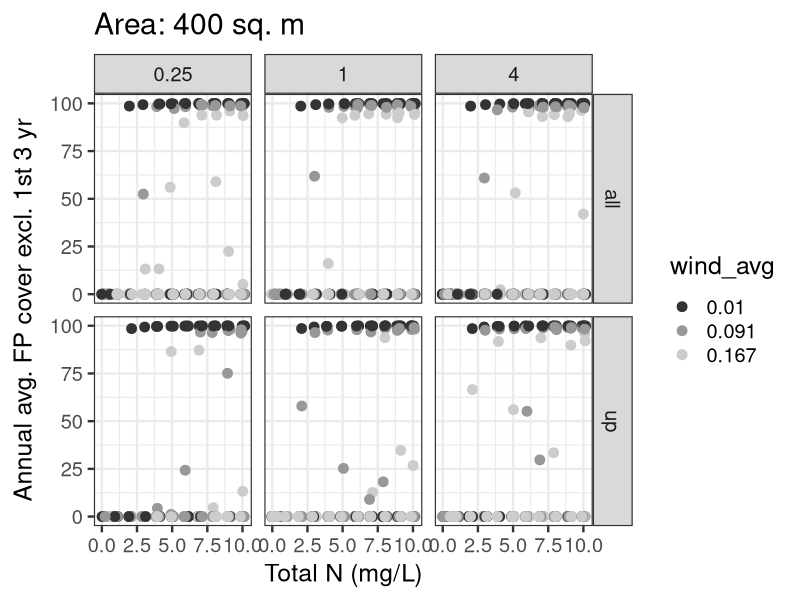
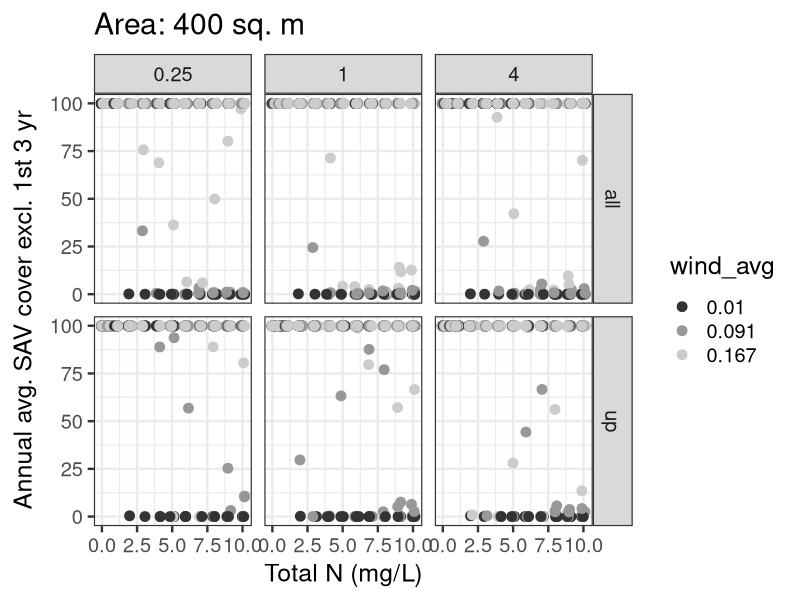
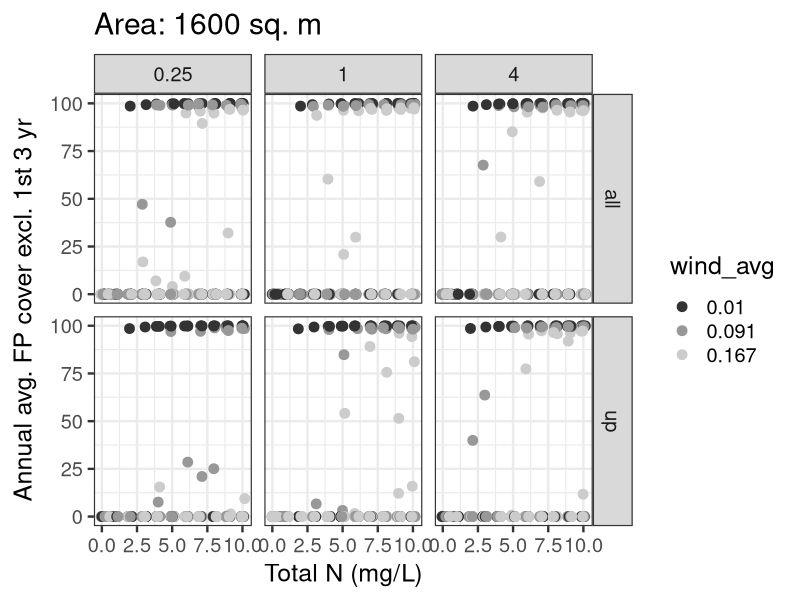
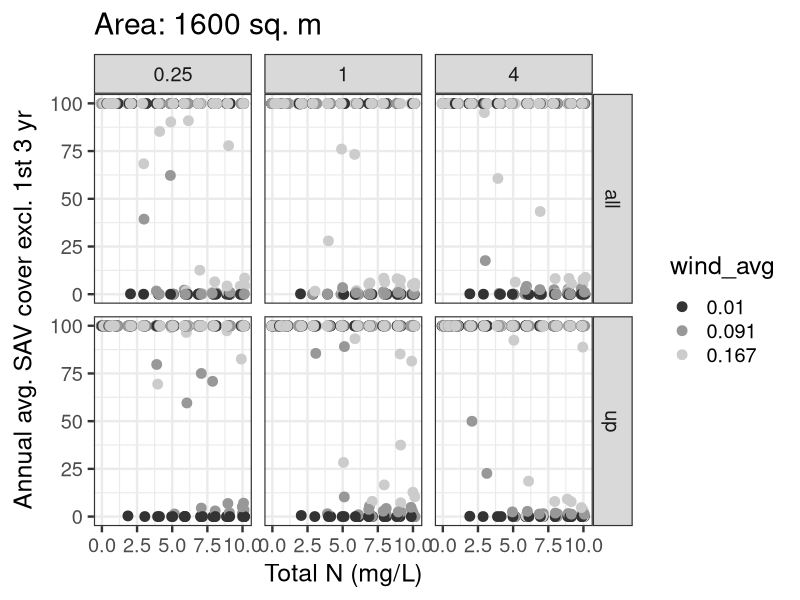
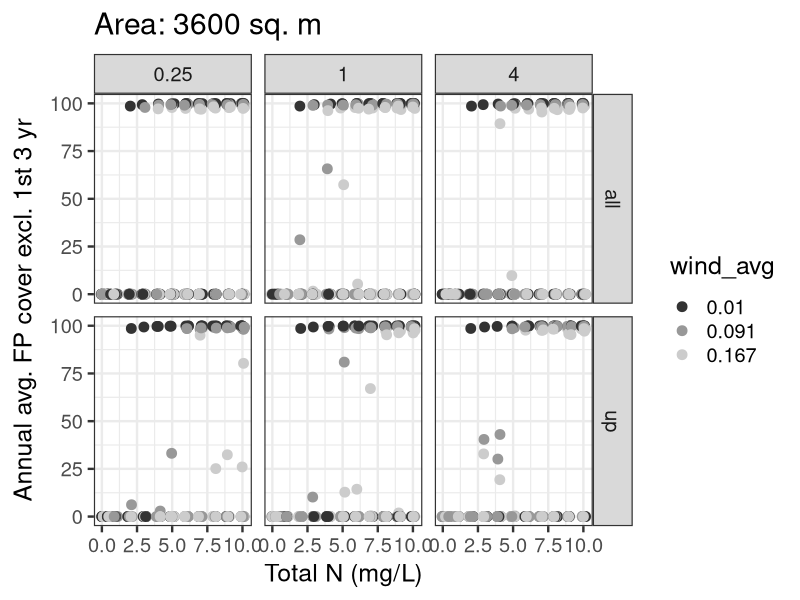
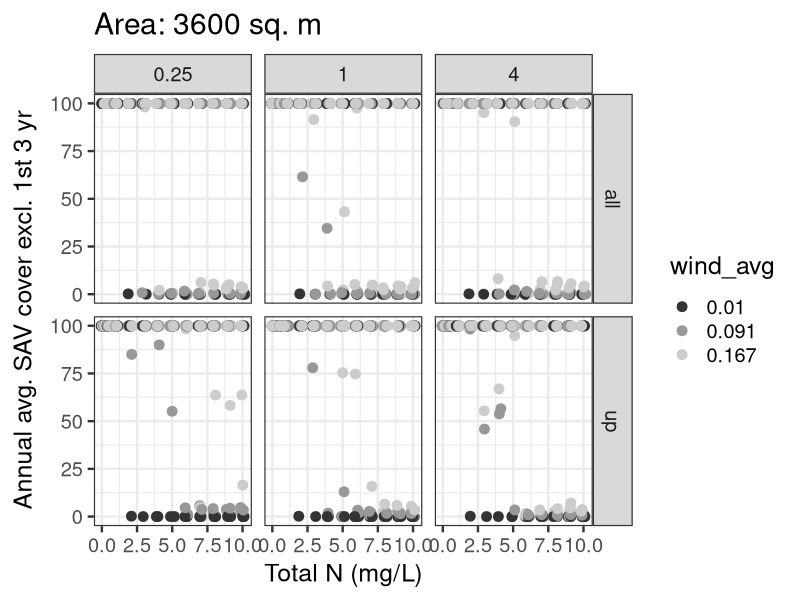
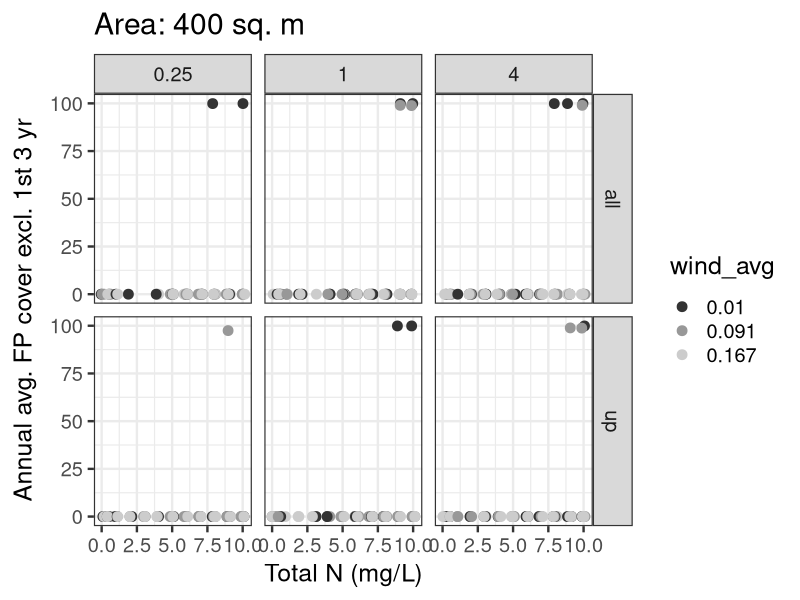
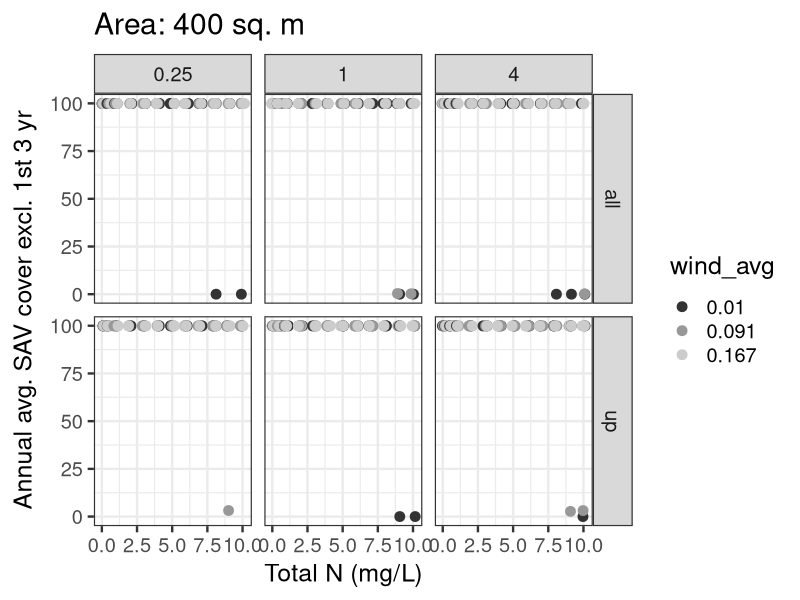

The R source for these figures, in order:
#########################################################
# Summarize results from multiple simulations           # 
#                                                       #
# By: Michael J. McCann                                 #
# Created: 3/19/2014                                    #
# Updated: 6/27/2014                                    #
######################################################### 

library(ggplot2)
library(gridExtra)

data <- read.csv("output23.csv") # imports parameter  values for all simulations 
head(data)
nrow(data)

############
# small    #
# 400 sq.m #
############
# Y = average average FP cover for all years (except for first three)
FP_plot_small <- ggplot(subset(data,data$area==400), aes(x=TOTALN,y=avg_avg_FPcover,colour=as.factor(wind_avg))) 
FP_plot_small <- FP_plot_small + scale_colour_grey()
FP_plot_small <- FP_plot_small + geom_point(position="jitter",size=3)
FP_plot_small <- FP_plot_small + facet_grid(wind_direction ~ HtoW)
FP_plot_small <- FP_plot_small + ylim(0,100)
FP_plot_small <- FP_plot_small + xlab("Total N (mg/L)")
FP_plot_small <- FP_plot_small + ylab(expression(paste("Annual avg. FP cover excl. 1st 3 yr")))
FP_plot_small <- FP_plot_small + labs(colour=expression(paste("wind_avg")))
FP_plot_small <- FP_plot_small + theme_bw(base_size=18)
FP_plot_small <- FP_plot_small + ggtitle("Area: 400 sq. m")
FP_plot_small
ggsave(file="output23 - FP&SAV - shape_size - small - FP.jpg",FP_plot_small, height=8,width=11)

# Y = average average SAV cover for all years (except for first three)
SAV_plot_small <- ggplot(subset(data,data$area==400), aes(x=TOTALN,y=avg_avg_SAVcover,colour=as.factor(wind_avg))) 
SAV_plot_small <- SAV_plot_small + scale_colour_grey()
SAV_plot_small <- SAV_plot_small + geom_point(position="jitter",size=3)
SAV_plot_small <- SAV_plot_small + facet_grid(wind_direction ~ HtoW)
SAV_plot_small <- SAV_plot_small + ylim(0,100)
SAV_plot_small <- SAV_plot_small + xlab("Total N (mg/L)")
SAV_plot_small <- SAV_plot_small + ylab(expression(paste("Annual avg. SAV cover excl. 1st 3 yr")))
SAV_plot_small <- SAV_plot_small + labs(colour=expression(paste("wind_avg")))
SAV_plot_small <- SAV_plot_small + theme_bw(base_size=18)
SAV_plot_small <- SAV_plot_small + ggtitle("Area: 400 sq. m")
SAV_plot_small
ggsave(file="output23 - FP&SAV - shape_size - small - SAV.jpg",SAV_plot_small, height=8,width=11)

#############
# medium    #
# 1600 sq.m #
#############
# Y = average average FP cover for all years (except for first three)
FP_plot_medium <- ggplot(subset(data,data$area==1600), aes(x=TOTALN,y=avg_avg_FPcover,colour=as.factor(wind_avg))) 
FP_plot_medium <- FP_plot_medium + scale_colour_grey()
FP_plot_medium <- FP_plot_medium + geom_point(position="jitter",size=3)
FP_plot_medium <- FP_plot_medium + facet_grid(wind_direction ~ HtoW)
FP_plot_medium <- FP_plot_medium + ylim(0,100)
FP_plot_medium <- FP_plot_medium + xlab("Total N (mg/L)")
FP_plot_medium <- FP_plot_medium + ylab(expression(paste("Annual avg. FP cover excl. 1st 3 yr")))
FP_plot_medium <- FP_plot_medium + labs(colour=expression(paste("wind_avg")))
FP_plot_medium <- FP_plot_medium + theme_bw(base_size=18)
FP_plot_medium <- FP_plot_medium + ggtitle("Area: 1600 sq. m")
FP_plot_medium
ggsave(file="output23 - FP&SAV - shape_size - medium - FP.jpg",FP_plot_medium, height=8,width=11)

# Y = average average SAV cover for all years (except for first three)
SAV_plot_medium <- ggplot(subset(data,data$area==1600), aes(x=TOTALN,y=avg_avg_SAVcover,colour=as.factor(wind_avg))) 
SAV_plot_medium <- SAV_plot_medium + scale_colour_grey()
SAV_plot_medium <- SAV_plot_medium + geom_point(position="jitter",size=3)
SAV_plot_medium <- SAV_plot_medium + facet_grid(wind_direction ~ HtoW)
SAV_plot_medium <- SAV_plot_medium + ylim(0,100)
SAV_plot_medium <- SAV_plot_medium + xlab("Total N (mg/L)")
SAV_plot_medium <- SAV_plot_medium + ylab(expression(paste("Annual avg. SAV cover excl. 1st 3 yr")))
SAV_plot_medium <- SAV_plot_medium + labs(colour=expression(paste("wind_avg")))
SAV_plot_medium <- SAV_plot_medium + theme_bw(base_size=18)
SAV_plot_medium <- SAV_plot_medium + ggtitle("Area: 1600 sq. m")
SAV_plot_medium
ggsave(file="output23 - FP&SAV - shape_size - medium - SAV.jpg",SAV_plot_medium, height=8,width=11)

#############
# large     #
# 3600 sq.m #
#############
# Y = average average FP cover for all years (except for first three)
FP_plot_large <- ggplot(subset(data,data$area==3600), aes(x=TOTALN,y=avg_avg_FPcover,colour=as.factor(wind_avg))) 
FP_plot_large <- FP_plot_large + scale_colour_grey()
FP_plot_large <- FP_plot_large + geom_point(position="jitter",size=3)
FP_plot_large <- FP_plot_large + facet_grid(wind_direction ~ HtoW)
FP_plot_large <- FP_plot_large + ylim(0,100)
FP_plot_large <- FP_plot_large + xlab("Total N (mg/L)")
FP_plot_large <- FP_plot_large + ylab(expression(paste("Annual avg. FP cover excl. 1st 3 yr")))
FP_plot_large <- FP_plot_large + labs(colour=expression(paste("wind_avg")))
FP_plot_large <- FP_plot_large + theme_bw(base_size=18)
FP_plot_large <- FP_plot_large + ggtitle("Area: 3600 sq. m")
FP_plot_large
ggsave(file="output23 - FP&SAV - shape_size - large - FP.jpg",FP_plot_large, height=8,width=11)

# Y = average average SAV cover for all years (except for first three)
SAV_plot_large <- ggplot(subset(data,data$area==3600), aes(x=TOTALN,y=avg_avg_SAVcover,colour=as.factor(wind_avg))) 
SAV_plot_large <- SAV_plot_large + scale_colour_grey()
SAV_plot_large <- SAV_plot_large + geom_point(position="jitter",size=3)
SAV_plot_large <- SAV_plot_large + facet_grid(wind_direction ~ HtoW)
SAV_plot_large <- SAV_plot_large + ylim(0,100)
SAV_plot_large <- SAV_plot_large + xlab("Total N (mg/L)")
SAV_plot_large <- SAV_plot_large + ylab(expression(paste("Annual avg. SAV cover excl. 1st 3 yr")))
SAV_plot_large <- SAV_plot_large + labs(colour=expression(paste("wind_avg")))
SAV_plot_large <- SAV_plot_large + theme_bw(base_size=18)
SAV_plot_large <- SAV_plot_large + ggtitle("Area: 3600 sq. m")
SAV_plot_large
ggsave(file="output23 - FP&SAV - shape_size - large - SAV.jpg",SAV_plot_large, height=8,width=11)



########################################
########################################
# initial conditions were 1:1 or 50:50 #
########################################
########################################
data_2 <- subset(data, data$initial_perc_SAV_cover==1 & data$initial_perc_FP_cover==1 |
                   data$initial_perc_SAV_cover==50 & data$initial_perc_FP_cover==50)
head(data_2)
nrow(data_2)

############
# data_2   #
# small    #
# 400 sq.m #
############
# Y = average average FP cover for all years (except for first three)
FP_plot_small_2 <- ggplot(subset(data_2,data_2$area==400), aes(x=TOTALN,y=avg_avg_FPcover,colour=as.factor(wind_avg))) 
FP_plot_small_2 <- FP_plot_small_2 + scale_colour_grey()
FP_plot_small_2 <- FP_plot_small_2 + geom_point(position="jitter",size=3)
FP_plot_small_2 <- FP_plot_small_2 + facet_grid(wind_direction ~ HtoW)
FP_plot_small_2 <- FP_plot_small_2 + ylim(0,100)
FP_plot_small_2 <- FP_plot_small_2 + xlab("Total N (mg/L)")
FP_plot_small_2 <- FP_plot_small_2 + ylab(expression(paste("Annual avg. FP cover excl. 1st 3 yr")))
FP_plot_small_2 <- FP_plot_small_2 + labs(colour=expression(paste("wind_avg")))
FP_plot_small_2 <- FP_plot_small_2 + theme_bw(base_size=18)
FP_plot_small_2 <- FP_plot_small_2 + ggtitle("Area: 400 sq. m")
FP_plot_small_2
ggsave(file="output23 - FP&SAV - shape_size - small - FP -2.jpg",FP_plot_small_2, height=8,width=11)

# Y = average average SAV cover for all years (except for first three)
SAV_plot_small_2 <- ggplot(subset(data_2,data_2$area==400), aes(x=TOTALN,y=avg_avg_SAVcover,colour=as.factor(wind_avg))) 
SAV_plot_small_2 <- SAV_plot_small_2 + scale_colour_grey()
SAV_plot_small_2 <- SAV_plot_small_2 + geom_point(position="jitter",size=3)
SAV_plot_small_2 <- SAV_plot_small_2 + facet_grid(wind_direction ~ HtoW)
SAV_plot_small_2 <- SAV_plot_small_2 + ylim(0,100)
SAV_plot_small_2 <- SAV_plot_small_2 + xlab("Total N (mg/L)")
SAV_plot_small_2 <- SAV_plot_small_2 + ylab(expression(paste("Annual avg. SAV cover excl. 1st 3 yr")))
SAV_plot_small_2 <- SAV_plot_small_2 + labs(colour=expression(paste("wind_avg")))
SAV_plot_small_2 <- SAV_plot_small_2 + theme_bw(base_size=18)
SAV_plot_small_2 <- SAV_plot_small_2 + ggtitle("Area: 400 sq. m")
SAV_plot_small_2
ggsave(file="output23 - FP&SAV - shape_size - small - SAV - 2.jpg",SAV_plot_small_2, height=8,width=11)

#############
# data_2    #
# medium    #
# 1600 sq.m #
#############
# Y = average average FP cover for all years (except for first three)
FP_plot_medium_2 <- ggplot(subset(data_2,data_2$area==1600), aes(x=TOTALN,y=avg_avg_FPcover,colour=as.factor(wind_avg))) 
FP_plot_medium_2 <- FP_plot_medium_2 + scale_colour_grey()
FP_plot_medium_2 <- FP_plot_medium_2 + geom_point(position="jitter",size=3)
FP_plot_medium_2 <- FP_plot_medium_2 + facet_grid(wind_direction ~ HtoW)
FP_plot_medium_2 <- FP_plot_medium_2 + ylim(0,100)
FP_plot_medium_2 <- FP_plot_medium_2 + xlab("Total N (mg/L)")
FP_plot_medium_2 <- FP_plot_medium_2 + ylab(expression(paste("Annual avg. FP cover excl. 1st 3 yr")))
FP_plot_medium_2 <- FP_plot_medium_2 + labs(colour=expression(paste("wind_avg")))
FP_plot_medium_2 <- FP_plot_medium_2 + theme_bw(base_size=18)
FP_plot_medium_2 <- FP_plot_medium_2 + ggtitle("Area: 1600 sq. m")
FP_plot_medium_2
ggsave(file="output23 - FP&SAV - shape_size - medium - FP - 2.jpg",FP_plot_medium_2, height=8,width=11)

# Y = average average SAV cover for all years (except for first three)
SAV_plot_medium_2 <- ggplot(subset(data_2,data_2$area==1600), aes(x=TOTALN,y=avg_avg_SAVcover,colour=as.factor(wind_avg))) 
SAV_plot_medium_2 <- SAV_plot_medium_2 + scale_colour_grey()
SAV_plot_medium_2 <- SAV_plot_medium_2 + geom_point(position="jitter",size=3)
SAV_plot_medium_2 <- SAV_plot_medium_2 + facet_grid(wind_direction ~ HtoW)
SAV_plot_medium_2 <- SAV_plot_medium_2 + ylim(0,100)
SAV_plot_medium_2 <- SAV_plot_medium_2 + xlab("Total N (mg/L)")
SAV_plot_medium_2 <- SAV_plot_medium_2 + ylab(expression(paste("Annual avg. SAV cover excl. 1st 3 yr")))
SAV_plot_medium_2 <- SAV_plot_medium_2 + labs(colour=expression(paste("wind_avg")))
SAV_plot_medium_2 <- SAV_plot_medium_2 + theme_bw(base_size=18)
SAV_plot_medium_2 <- SAV_plot_medium_2 + ggtitle("Area: 1600 sq. m")
SAV_plot_medium_2
ggsave(file="output23 - FP&SAV - shape_size - medium - SAV - 2.jpg",SAV_plot_medium_2, height=8,width=11)

#############
# data_2    #
# large     #
# 3600 sq.m #
#############
# Y = average average FP cover for all years (except for first three)
FP_plot_large_2 <- ggplot(subset(data_2,data_2$area==3600), aes(x=TOTALN,y=avg_avg_FPcover,colour=as.factor(wind_avg))) 
FP_plot_large_2 <- FP_plot_large_2 + scale_colour_grey()
FP_plot_large_2 <- FP_plot_large_2 + geom_point(position="jitter",size=3)
FP_plot_large_2 <- FP_plot_large_2 + facet_grid(wind_direction ~ HtoW)
FP_plot_large_2 <- FP_plot_large_2 + ylim(0,100)
FP_plot_large_2 <- FP_plot_large_2 + xlab("Total N (mg/L)")
FP_plot_large_2 <- FP_plot_large_2 + ylab(expression(paste("Annual avg. FP cover excl. 1st 3 yr")))
FP_plot_large_2 <- FP_plot_large_2 + labs(colour=expression(paste("wind_avg")))
FP_plot_large_2 <- FP_plot_large_2 + theme_bw(base_size=18)
FP_plot_large_2 <- FP_plot_large_2 + ggtitle("Area: 3600 sq. m")
FP_plot_large_2
ggsave(file="output23 - FP&SAV - shape_size - large - FP - 2.jpg",FP_plot_large_2, height=8,width=11)

# Y = average average SAV cover for all years (except for first three)
SAV_plot_large_2 <- ggplot(subset(data_2,data_2$area==3600), aes(x=TOTALN,y=avg_avg_SAVcover,colour=as.factor(wind_avg))) 
SAV_plot_large_2 <- SAV_plot_large_2 + scale_colour_grey()
SAV_plot_large_2 <- SAV_plot_large_2 + geom_point(position="jitter",size=3)
SAV_plot_large_2 <- SAV_plot_large_2 + facet_grid(wind_direction ~ HtoW)
SAV_plot_large_2 <- SAV_plot_large_2 + ylim(0,100)
SAV_plot_large_2 <- SAV_plot_large_2 + xlab("Total N (mg/L)")
SAV_plot_large_2 <- SAV_plot_large_2 + ylab(expression(paste("Annual avg. SAV cover excl. 1st 3 yr")))
SAV_plot_large_2 <- SAV_plot_large_2 + labs(colour=expression(paste("wind_avg")))
SAV_plot_large_2 <- SAV_plot_large_2 + theme_bw(base_size=18)
SAV_plot_large_2 <- SAV_plot_large_2 + ggtitle("Area: 3600 sq. m")
SAV_plot_large_2
ggsave(file="output23 - FP&SAV - shape_size - large - SAV - 2.jpg",SAV_plot_large_2, height=8,width=11)

